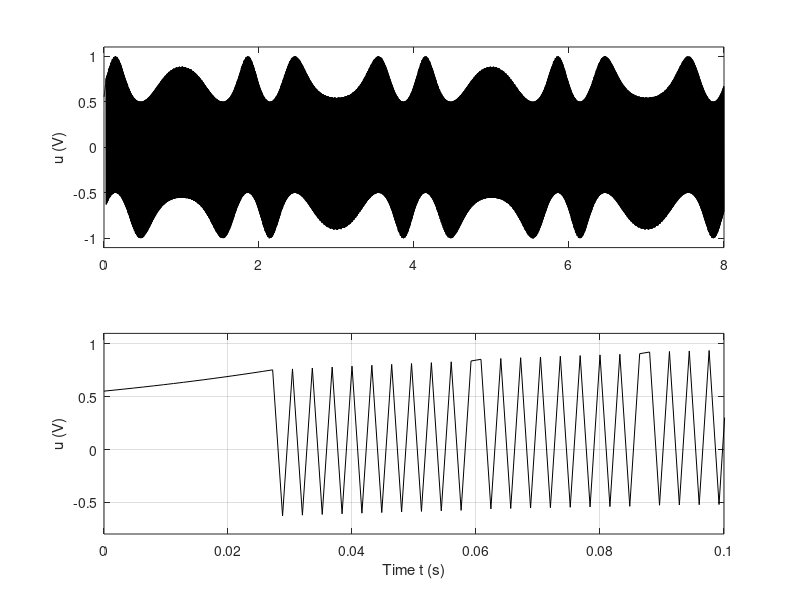

The MATLAB source for this figure:
x(1)=0;
t(1)=0;
y(1)=0.08;
n=5000;
tmax=8.;
dt=tmax/n;
Q=1;
R=1;
gamma=1;
e(1)=x(1)-0.08*sin(pi/2*t(1));
u(1)=0;

for i=1:n-1,
    
f2(i)=-6.5*(y(i)-0.08*pi/2*cos(0.5*pi*t(i)))-(0.56+1.85*abs(y(i)-0.08*pi/2*cos(0.5*pi*t(i))))*sign(y(i)-0.08*pi/2*cos(0.5*pi*t(i)))-0.56*sin(28.09*pi*(x(i)));
    
g2(i)=1.5;
    
if y(i)-0.08*pi/2*cos(0.5*pi*t(i))>0 | y(i)-0.08*pi/2*cos(0.5*pi*t(i))==0
u(i)=-1/g2(i)*(f2(i)+sqrt(f2(i)^2+Q*g2(i)^2/R));
elseif y(i)-0.08*pi/2*cos(0.5*pi*t(i))<0
u(i)=-1/g2(i)*(f2(i)-sqrt(f2(i)^2+Q*g2(i)^2/R));
end
 
t(i+1)=t(i)+dt;
 
x(i+1)=x(i)+dt*y(i);
    
if (y(i)-0.08*pi/2*cos(0.5*pi*t(i)))>0 | (y(i)-0.08*pi/2*cos(0.5*pi*t(i)))==0
y(i+1)=y(i)-dt*((gamma*sqrt(f2(i)^2+Q*g2(i)^2/R))+randn(1)*1e-6);
elseif (y(i)-0.08*pi/2*cos(0.5*pi*t(i)))<0
y(i+1)=y(i)+dt*((gamma*sqrt(f2(i)^2+Q*g2(i)^2/R))+randn(1)*1e-6); 
end

e(i+1)=x(i+1)-0.08*sin(pi/2*t(i+1));

end
 
f2(n)=-6.5*(y(n)-0.08*pi/2*cos(0.5*pi*t(n)))-(0.56+1.85*abs(y(n)-0.08*pi/2*cos(0.5*pi*t(n))))*sign(y(n)-0.08*pi/2*cos(0.5*pi*t(n)))-0.56*sin(28.09*pi*(x(n)));
    
g2(n)=1.5;
   
if (y(n)-0.08*pi/2*cos(0.5*pi*t(n)))>0 | (y(n)-0.08*pi/2*cos(0.5*pi*t(n)))==0
u(n)=-1/g2(n)*(f2(n)+sqrt(f2(n)^2+Q*g2(n)^2/R));
elseif (y(n)-0.08*pi/2*cos(0.5*pi*t(n)))<0
u(n)=-1/g2(n)*(f2(n)-sqrt(f2(n)^2+Q*g2(n)^2/R));
end
 
subplot(2,1,1),plot(t,u,'k-')
 
axis([0 8 -1.1 1.1])
ylabel('u (V)')
 
hold on;
 
subplot(2,1,2),plot(t,u,'k-')
axis([0 0.1 -0.8 1.1])
ylabel('u (V)')
 
xlabel('Time t (s)')
 
grid
exportgraphics(gcf, '/Users/Apple/work/tracking-control-network/research-vault/Research Journal/Paper/figures/images/piezo_control_signal.png', 'Resolution', 300);
clear all;
